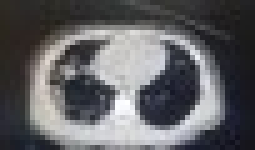
#> input picture Youngmin/testCT2.jpg, 51 x 30 px (shown 5 times larger)
$ jupyter execute --allow-errors 'test_basic_model(ver2).ipynb'
#> lines starting #> are read from the running program, lines starting #| are printed output that depends on the picture
# super-resolution pratice ver.2
## citation : https://webnautes.tistory.com/1750

### OpenCV에서 미리 학습된 Super-resolution 딥러닝 모델을 사용하여 이미지를 확대할 수 있는 방법을 제공
### [순서]
* contrib 모듈이 포함된 OpenCV를 설치해야함. 기존의 opencv-python 패키지를 설치한 적이 있다면 삭제하고 다시설치 필요

#### [미리학습되어 배포되고 있는 모델을 다운]

* https://github.com/Saafke/EDSR_Tensorflow/tree/master/models   ---- EDSR(가장 퍼포먼스가 좋음, 다만 모델이 크고, 속도가 느림)
* https://github.com/fannymonori/TF-ESPCN/tree/master/export ---- ESPCN
* https://github.com/fannymonori/TF-ESPCN/tree/master/export ---- FSRCNN  이 2가지 모델은 작은모델로 속도가 빠르며, live video 적용가능
* https://github.com/fannymonori/TF-LapSRN/tree/master/export ----LapSRN 중간크기의 모델

#### [EDSR에 대한 설명]
https://velog.io/@danielseo/Computer-Vision-EDSR-Enhanced-Deep-Residual-Networks-for-Single-Image-Super-Resolution

#### [ESPCN에 대한 설명]
https://mole-starseeker.tistory.com/84

#### [FSRCNN에 대한 설명]
https://sofar-sogood.tistory.com/entry/FSRCNN-%EB%A6%AC%EB%B7%B0-Accelerating-the-Super-Resolution-Convolutional-Neural-Network-ECCV-16

#### [LapSRN에 대한 설명]

https://sofar-sogood.tistory.com/entry/LapSRN-%EB%A6%AC%EB%B7%B0-Deep-Laplacian-Pyramid-Networks-for-Fast-and-Accurate-Super-Resolution-CVPR-17

#### [몇 배 확대할지에 따라 다운받을 모델을 선택 - e.g., ESPCN 2배 확대모델은 ESPCN_x4.pb 다운]

[cell 1]
import cv2
import matplotlib.pyplot as plt


img = cv2.imread('testCT2.jpg')
#> img is the input picture: shape (30, 51, 3); mean B, G, R 99.3, 96.5, 96.5

sr = cv2.dnn_superres.DnnSuperResImpl_create()
#> (the rest of this cell did not finish here and is left out)

[cell 2]
result2 = cv2.resize(img, dsize = None, fx = 2, fy = 2)  # opencv에서 제공되는 보간법을 활용한 이미지 사이즈 변경
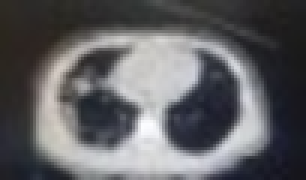
#> result2: shape (60, 102, 3) (shown 3 times larger); mean B, G, R 99.3, 96.4, 96.5

cv2.imshow('original', img)
#> (the rest of this cell did not finish here and is left out)
